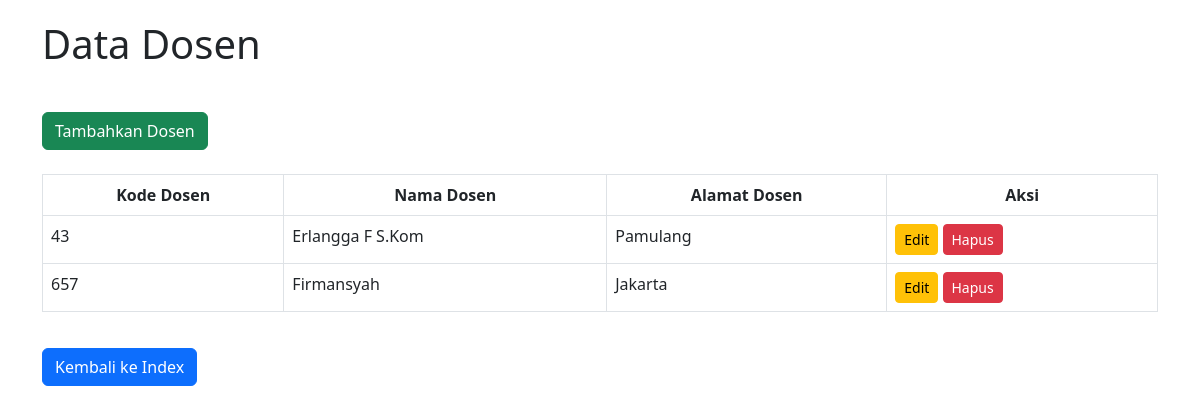
Page /admin/dosen/index.php (signed in) on the committed database.
### tables this page shows
CREATE TABLE `tbl_dosen` (
  `kd_dosen` int(11) NOT NULL,
  `nama_dosen` varchar(50) NOT NULL,
  `alamat_dosen` text DEFAULT NULL
);

### admin/dosen/index.php (the view, shortened to what this page needs)
<?php
$host = "localhost";
$username = "root";
$password = "";
$dbname = "db_pelatihan";
$conn = new mysqli($host, $username, $password, $dbname);
$dosen_sql = "SELECT * FROM tbl_dosen";
$dosen_result = $conn->query($dosen_sql);
?>
<!DOCTYPE html>
<html lang="en">
<head>
    <link href="https://cdn.jsdelivr.net/npm/bootstrap@5.3.0/dist/css/bootstrap.min.css" rel="stylesheet">
</head>
<body>
    <div class="container">
        <h1 class="mb-4">Data Dosen</h1>
        <button type="button" class="btn btn-success mb-4" onclick="window.location.href='tambah.php'">Tambahkan Dosen</button>
        <table class="table table-bordered">
            <thead>
                <tr>
                    <th style="text-align: center; vertical-align: middle;">Kode Dosen</th>
                    <th style="text-align: center; vertical-align: middle;">Nama Dosen</th>
                    <th style="text-align: center; vertical-align: middle;">Alamat Dosen</th>
                    <th style="text-align: center; vertical-align: middle;">Aksi</th>
                </tr>
            </thead>
            <tbody>
                <?php
                if ($dosen_result->num_rows > 0) {
                    while ($row = $dosen_result->fetch_assoc()) {
                        echo "<tr>
                                <td>{$row['kd_dosen']}</td>
                                <td>{$row['nama_dosen']}</td>
                                <td>{$row['alamat_dosen']}</td>
                                <td>
                                    <a href='edit.php?id={$row['kd_dosen']}' class='btn btn-warning btn-sm'>Edit</a>
                                    <a href='hapus.php?id={$row['kd_dosen']}' class='btn btn-danger btn-sm' onclick='return confirm(\"Apakah Anda yakin ingin menghapus data ini?\");'>Hapus</a>
                                </td>
                              </tr>";
                    }
                } else {
                    echo "<tr>
                            <td colspan='4' style='text-align:center;'>Tidak ada data dosen yang tersedia.</td>
                          </tr>";
                }
                ?>
            </tbody>
        </table>
        <button type="button" class="btn btn-primary" onclick="window.location.href='../../index.php'">Kembali ke Index</button>
    </div>
</body>
</html>

### admin/dosen/index.php (style rules this page uses)
table { border-collapse: collapse; width: 100%; }
th, td { padding: 10px; text-align: left; border: 1px solid #dee2e6; }
th { background-color: #f2f2f2; }
.container { margin-top: 20px; }
button { margin-top: 20px; }

### rows in the picture
tbl_dosen: kd_dosen "43", nama_dosen "Erlangga F S.Kom", alamat_dosen "Pamulang"
tbl_dosen: kd_dosen "657", nama_dosen "Firmansyah", alamat_dosen "Jakarta"
